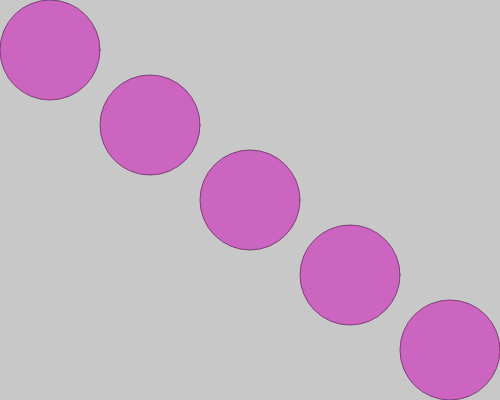
Frame 1 (no input)
Frame 60 (no input): identical to frame 1, image omitted
Frame 120 (the mouse pressed at the canvas centre since frame 60): identical to frame 1, image omitted

The p5.js sketch that drew this single still picture (run headless with seeded random() and noise() and a simulated clock; from frame 60 on, the mouse is pressed at the canvas centre):

// p5.js sketch
// ── sketch.js

//配列を宣言
var x = [50, 150, 250, 350, 450];
var y = [50, 125, 200, 275, 350];


function setup() {
	createCanvas(500, 400);
	background(200);
	fill(204, 101, 192);
	stroke(127, 63, 120);

	//配列の長さ
	var array_h = x.length;

	for (i = 0; i < array_h; i++) {
		ellipse(x[i], y[i], 100, 100);
	}

}


function draw() {
	
}


//配列の長さは
//配列の名前.length
//で取得出来ます。
//配列x の長さ 配列xとyは同じ長さになるので今回はどちらの長さでもOK
